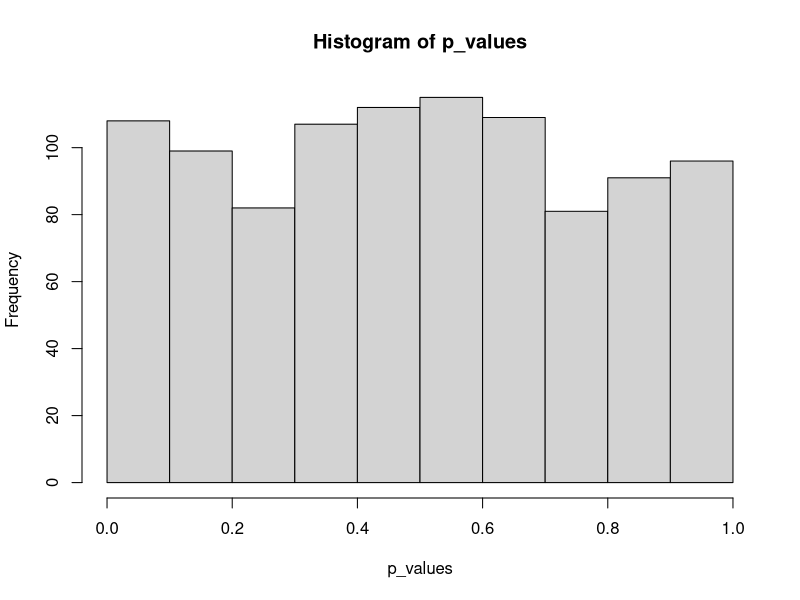

The R source for this figure:
## ---- chunk 1
# Paramètres
alpha <- 0.05
simulations <- 1000
# Modele linéaire Y ~ X indépendants
modele <- function(n = 50) {
  # Données
  Y <- runif(n)
  X <- runif(n)
  # Estimation du modèle
  the_lm <- lm(Y ~ X) 
  # Statistique F
  f_lm <- summary(the_lm)$fstatistic
  # p-value
  p_value <- pf(f_lm[1], f_lm[2], f_lm[3], lower.tail = FALSE)
  # Retour: p-value, données et estimation du modèle
  list(p_value = p_value, X = X, Y = Y, lm = the_lm)
}
## ---- chunk 2
# Simulations: exécution répétée du modèle
test <- replicate(simulations, modele(), simplify=FALSE)
# Extraction des p-values de la liste dans un vecteur
p_values <- sapply(seq_along(test), function(i) test[[i]]$p_value)
# Histogramme de p-values
hist(p_values)

